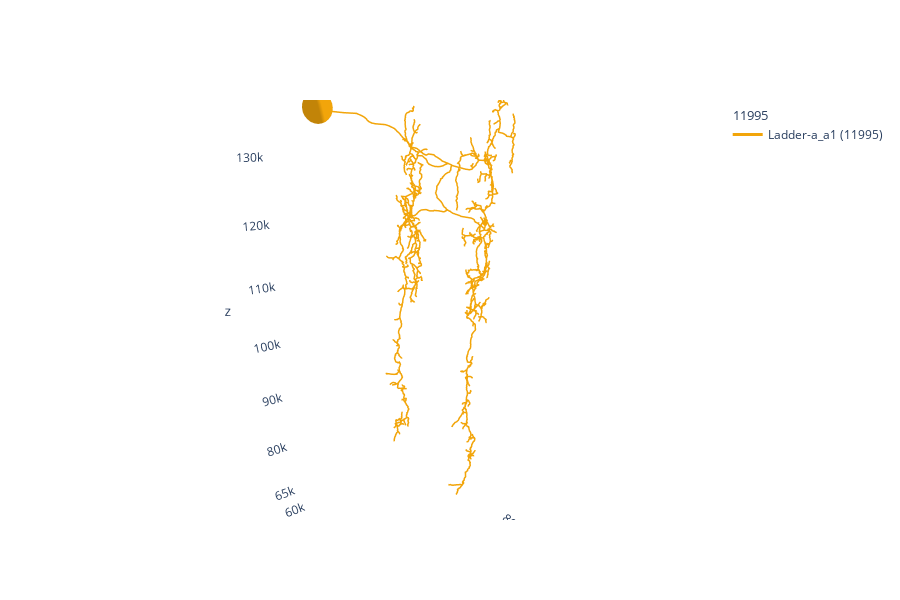

The notebook cell saved with this chart:
### Code cell
neuron.plot3d()

### Figure 1 — Plotly figure (JSON) as saved in the notebook; plotly's stock layout.template omitted (floating-point values rounded to 4 significant figures; data arrays with more than 128 entries replaced by an {"elided": "..."} marker saying what was removed)
{"data": [{"hoverinfo": "none", "hovertext": " ", "legendgroup": "11995", "legendgrouptitle": {"text": "11995"}, "line": {"color": "rgb(242,165,10)", "dash": "solid", "width": 3}, "mode": "lines", "name": "Ladder-a_a1 (11995)", "opacity": 1, "showlegend": true, "type": "scatter3d", "x": {"elided": "8353 float values"}, "y": {"elided": "8353 float values"}, "z": {"elided": "8353 int values"}}, {"color": "rgb(242,165,10)", "hoverinfo": "name", "i": {"elided": "320 int values"}, "j": {"elided": "320 int values"}, "k": {"elided": "320 int values"}, "legendgroup": "11995", "showlegend": false, "type": "mesh3d", "x": {"elided": "162 float values"}, "y": {"elided": "162 float values"}, "z": {"elided": "162 float values"}}], "layout": {"autosize": true, "height": 600, "legend": {"bgcolor": "rgba(0,0,0,0)", "orientation": "v"}, "paper_bgcolor": "rgba(0,0,0,0)", "plot_bgcolor": "rgba(0,0,0,0)", "scene": {"aspectmode": "data", "aspectratio": {"x": 1, "y": 1, "z": 1}, "camera": {"eye": {"x": -1.743, "y": 1.071, "z": 0.71}, "up": {"x": 0, "y": 0, "z": 1}}, "xaxis": {"backgroundcolor": "rgb(240, 240, 240)", "gridcolor": "rgb(255, 255, 255)", "showbackground": false, "showgrid": false, "showline": false, "zerolinecolor": "rgb(255, 255, 255)"}, "yaxis": {"backgroundcolor": "rgb(240, 240, 240)", "gridcolor": "rgb(255, 255, 255)", "showbackground": false, "showgrid": false, "showline": false, "zerolinecolor": "rgb(255, 255, 255)"}, "zaxis": {"backgroundcolor": "rgb(240, 240, 240)", "gridcolor": "rgb(255, 255, 255)", "showbackground": false, "showgrid": false, "showline": false, "zerolinecolor": "rgb(255, 255, 255)"}}, "showlegend": true}}
